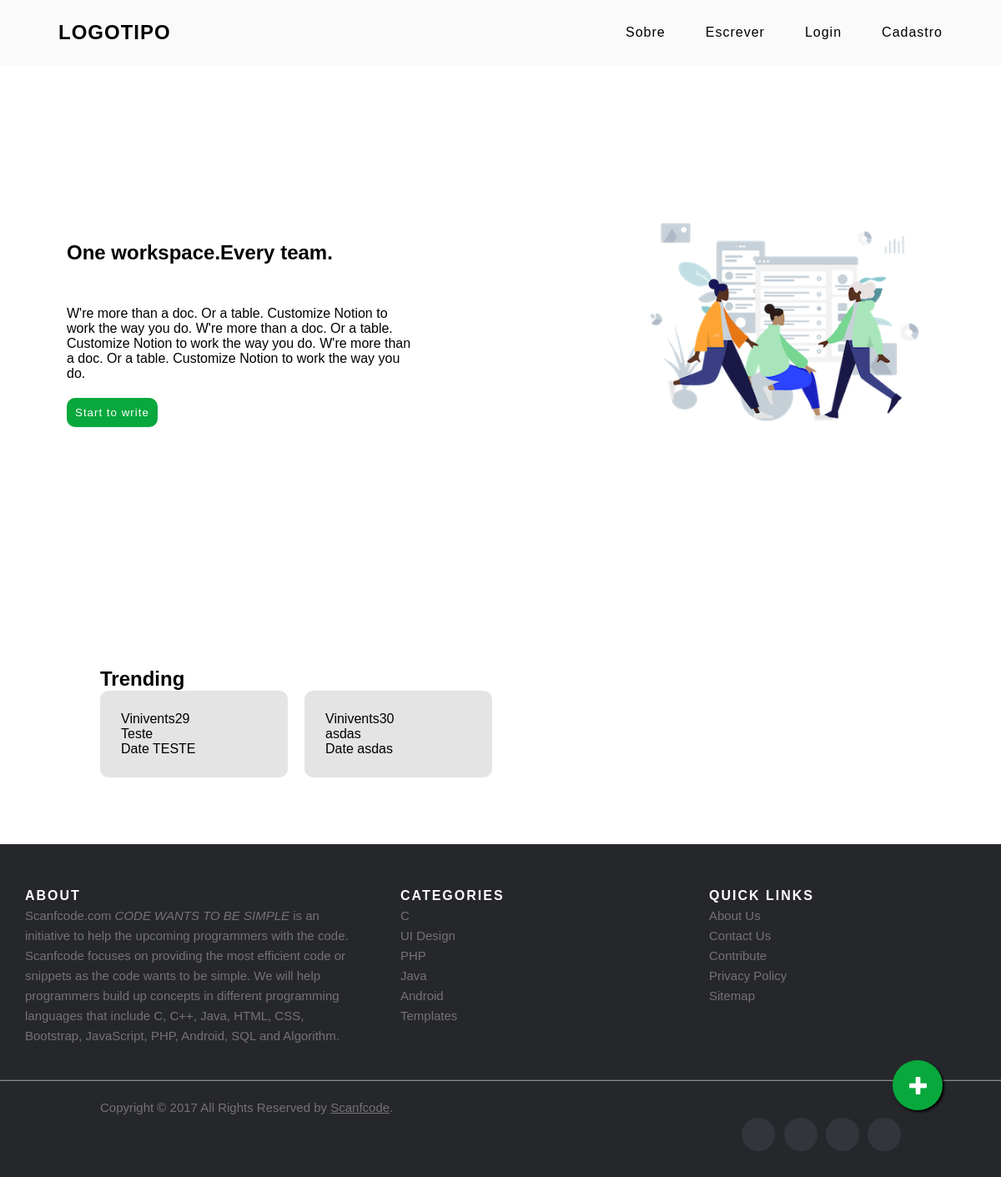
/, run on an earlier commit of the app's database.
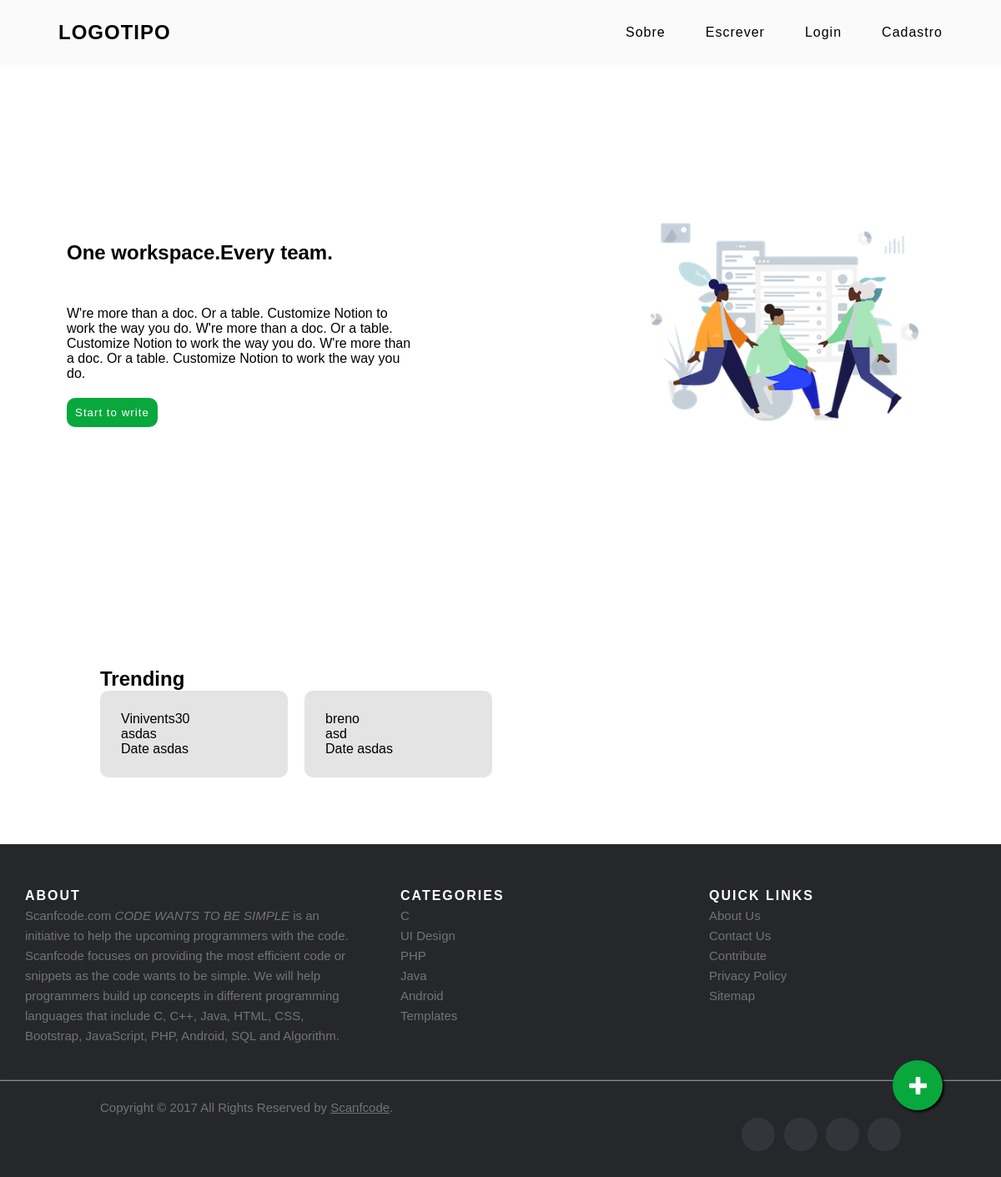
And on a later commit of the database.
### home/models.py (models this page shows)
class TextModel(models.Model):
    user_id = models.ForeignKey(User,on_delete=models.PROTECT)
    title = models.CharField(max_length=25)
    body = models.TextField()
    rate = models.IntegerField(default=0)
    categoria = models.CharField(max_length=25)

### home/views.py (the view)
# urls.py: path("", views.index, name="index"),
def index(request):
    textos = TextModel.objects.all()
    dados = {
        'textos':textos,
    }
    return render(request, "index.html",dados)

### home/templates/index.html (shortened to what this page needs)
{% extends 'moldes/base.html' %}
{% load static %}
{% block content %}
<link rel="stylesheet" href="{% static 'css/index.css' %}">
<body>
    {% include 'moldes/nav.html'%}
    <div class="hero">
        <div class="textHero">
            <h2>One workspace.Every team.</h2>
            <p>W're more than a doc. Or a table. Customize Notion to work the way you do.
                W're more than a doc. Or a table. Customize Notion to work the way you do.
                W're more than a doc. Or a table. Customize Notion to work the way you do.
            </p>
            <a href="{% url 'escrever' %}"><button class="btn">Start to write</button></a>
            </div>
        <div class="imageHome">
            <img src="{% static 'img/Humaaans - 3 Characters.png' %}" alt="">
        </div>
    </div>
    <div class="container">
    <h2>Trending</h2>
    <div class="cardsHome">
        {% for texto in textos %}
        <div class="singleCardHome">
            <p>{{texto.user_id}}</p>
            <p>{{texto.title}}</p>
            <p>Date  {{texto.categoria}}</p>
        </div>
        {% endfor %}
    </div>
    </div>
    <a href="{% url 'escrever' %}" class="float">
        <img src="{% static 'img/mais.png' %}">
    </a>
    {% include 'moldes/footer.html'%}
</body>
</html>
{% endblock %}

### home/templates/moldes/base.html (shortened to what this page needs)
{% load static %}
<!DOCTYPE html>
<html lang="en">
<head>
    <link rel="stylesheet" href="{% static 'css/global.css' %}">
    <link rel="stylesheet" href="{% static 'css/nav.css' %}">
    <link rel="stylesheet" href="{% static 'css/footer.css' %}">
</head>
{% block content %}
{% endblock %}

### home/templates/moldes/nav.html (shortened to what this page needs)
{% load static %}
<nav class="nav">
    <a href="{% url 'index' %}"><h1>LOGOTIPO</h1></a>
    <ul id="nav_opcoes" class="nav_opcoes">
        <li><a class="opcao_nav" href="#">Sobre</a></li>
        <li><a class="opcao_nav" href="{% url 'escrever' %}">Escrever</a></li>
        {% if user.is_authenticated %}
        <li><a href="{% url 'sair' %}">Sair</a></li>
        <li>
            <div  class="userPerfil">
                <ul class="userPerfil_opcoes">
                    <li class="opcao_userPerfil_individual">Meu Perfil</li>
                    <li class="opcao_userPerfil_individual"><a href="{% url 'sair' %}">Sair</a></li>
                </ul>
            </div>
        </li>
        {% else %}
        <li><a class="opcao_nav" href="{% url 'logar' %}">Login</a></li>
        <li><a class="opcao_nav" href="{% url 'cadastrar' %}">Cadastro</a></li>
        {% endif %}
    </ul>
</nav>

### home/templates/moldes/footer.html (shortened to what this page needs)
  <footer class="site-footer">
    <div class="footer">
        <div class="about">
          <h6>About</h6>
          <p class="text-justify">Scanfcode.com <i>CODE WANTS TO BE SIMPLE </i> is an initiative  to help the upcoming programmers with the code. Scanfcode focuses on providing the most efficient code or snippets as the code wants to be simple. We will help programmers build up concepts in different programming languages that include C, C++, Java, HTML, CSS, Bootstrap, JavaScript, PHP, Android, SQL and Algorithm.</p>
        </div>
        <div class="categories">
          <h6>Categories</h6>
          <ul class="footer-links">
            <li><a href="http://scanfcode.com/category/c-language/">C</a></li>
            <li><a href="http://scanfcode.com/category/front-end-development/">UI Design</a></li>
            <li><a href="http://scanfcode.com/category/back-end-development/">PHP</a></li>
            <li><a href="http://scanfcode.com/category/java-programming-language/">Java</a></li>
            <li><a href="http://scanfcode.com/category/android/">Android</a></li>
            <li><a href="http://scanfcode.com/category/templates/">Templates</a></li>
          </ul>
        </div>
        <div class="quick_links">
          <h6>Quick Links</h6>
          <ul class="footer-links">
            <li><a href="http://scanfcode.com/about/">About Us</a></li>
            <li><a href="http://scanfcode.com/contact/">Contact Us</a></li>
            <li><a href="http://scanfcode.com/contribute-at-scanfcode/">Contribute</a></li>
            <li><a href="http://scanfcode.com/privacy-policy/">Privacy Policy</a></li>
            <li><a href="http://scanfcode.com/sitemap/">Sitemap</a></li>
          </ul>
        </div>
    </div>
    <hr>
    <div class="container">
        <div class="copyright">
          <p class="copyright-text">Copyright &copy; 2017 All Rights Reserved by
       <a href="#">Scanfcode</a>.
          </p>
        </div>
        <div class="footer_icons">
          <ul class="social-icons">
            <li><a class="facebook" href="#"></a></li>
            <li><a class="twitter" href="#"></a></li>
            <li><a class="dribbble" href="#"></a></li>
            <li><a class="linkedin" href="#"></a></li>
          </ul>
      </div>
    </div>
</footer>

### home/templates/static/css/global.css (style rules this page uses)
* { margin:0; padding:0; font-family: Arial, Helvetica, sans-serif; }
.container { margin-left: 120px; margin-right: 120px; }
.btn { margin-top: 20px; border: none; border-radius: 10px; padding: 10px; letter-spacing: 1px; background: rgb(8, 168, 61); color: white; cursor: pointer; }

### home/templates/static/css/nav.css (style rules this page uses)
.nav { background-color: #fafafa; display: flex; padding: 15px 60px 15px 60px; justify-content: space-between; align-items: center; position: fixed; width: 100vw; box-sizing: border-box; }
.nav .nav_opcoes { display: flex; list-style: none; width: 400px; justify-content: space-between; align-items: center; }
.nav a { color: #000; text-decoration: none; padding: 10px; letter-spacing: 1px; }

### home/templates/static/css/footer.css (style rules this page uses)
.site-footer { position: relative; background-color:#26272b; padding:45px 0px 20px; font-size:15px; line-height:24px; color:#737373; margin-top: 80px; }
.site-footer hr { border-top-color:#bbb; opacity:0.5 }
.site-footer h6 { color:#fff; font-size:16px; text-transform:uppercase; margin-top:5px; letter-spacing:2px }
.site-footer a { color:#737373; }
.footer { display: flex; justify-content: space-between; margin: 0px 30px 40px 30px; }
.about { width: 400px; }
.categories { width:320px; }
.quick_links { width: 320px; }
.footer-links { padding-left:0; list-style:none; }
.footer-links li { display:block; }
.footer-links a { color:#737373; text-decoration: none; }
.site-footer .social-icons { text-align:right }
.site-footer .social-icons a { width:40px; height:40px; line-height:40px; margin-left:6px; margin-right:0; border-radius:100%; background-color:#33353d }
.copyright { margin-top: 20px; }
.copyright-text { margin:0 }
.social-icons { padding-left:0; margin-bottom:0; list-style:none }
.social-icons li { display:inline-block; margin-bottom:4px }
.social-icons a { background-color:#eceeef; color:#818a91; font-size:16px; display:inline-block; line-height:44px; width:44px; height:44px; text-align:center; margin-right:8px; border-radius:100%; -webkit-transition:all .2s linear; -o-transition:all .2s linear; transition:all .2s linear }

### home/templates/static/css/index.css (style rules this page uses)
.hero { display: flex; align-items: center; justify-content: space-between; padding-left: 80px; padding-right: 80px; height: 100vh; }
.textHero { width: 40%; }
.textHero h2 { font-size: x-large; margin-bottom: 50px; }
.singleCardHome { background-color: rgb(228, 228, 228); padding: 25px; border-radius: 10px; }
.cardsHome { display: grid; grid-template-columns: repeat(4, 1fr); grid-auto-rows: auto; gap: 20px; }
.imageHome img { width: 30vw; }
.float { position:fixed; width:60px; height:60px; bottom:80px; right:70px; background-color:rgb(8, 168, 61); color:#FFF; border-radius:50px; text-align:center; box-shadow: 2px 2px 3px #000; z-index: 999; display: flex; align-items: center; justify-content: center; }
.float img { width: 35%; }

What changed in the data, as far as the page shows it:
removed TextModel: user_id "Vinivents29", title "Teste", categoria "TESTE"
added TextModel: user_id "breno", title "asd", categoria "asdas"
